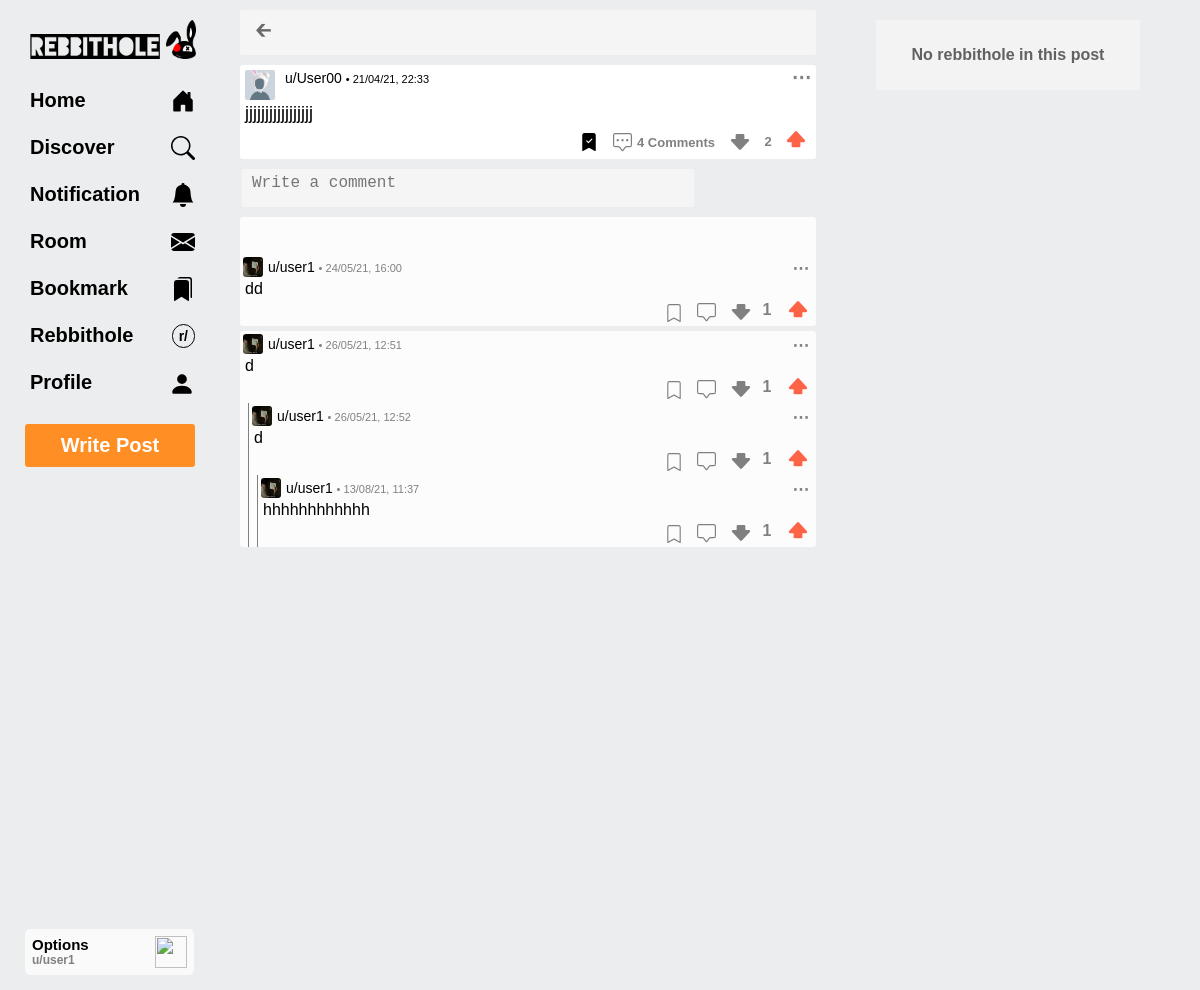
The app's page /post/11 (signed in) with its own data.
### accounts/models.py (models this page shows, shortened)
class User(AbstractUser):
    is_user = models.BooleanField(default=False)
    is_moderator = models.BooleanField(default=False)
    name = models.CharField(max_length=50, null=True, blank=True)
    avatar = models.ImageField(upload_to="avatar/", default="avatar/avatar.jpeg", null=True, blank=True)
    bio = models.TextField(max_length=150, null=True, blank=True)
    url = models.URLField(max_length=100 ,null=True, blank=True)
    karma = models.IntegerField(default=1)
    is_email_verified = models.BooleanField(default=False)
    is_account_protected = models.BooleanField(default=False)
    is_account_verified = models.BooleanField(default=False)
    is_account_witheld = models.BooleanField(default=False)
    created_at = models.DateTimeField(editable=False)
    updated_at = models.DateTimeField()

### post/models.py (models this page shows, shortened)
class Post(models.Model):
    author = models.ForeignKey(User, on_delete=models.CASCADE, blank=True, null=True)
    title = models.CharField(max_length=300)
    text = models.CharField(max_length=3000, blank=True)
    flair = models.CharField(max_length=30, blank=True) #maybe don't add
    vote_count = models.IntegerField(default=1, blank=True)
    is_draft = models.BooleanField(default=False)
    is_archived = models.BooleanField(default=False) #maybe don't add
    created = models.DateTimeField(editable=False, blank=True)
    updated = models.DateTimeField(blank=True)

class Bookmark(models.Model):
    post = models.ForeignKey(Post, on_delete=models.CASCADE, null=True)
    comment = models.ForeignKey(Comment, on_delete=models.CASCADE, null=True)
    user = models.ForeignKey(User, on_delete=models.CASCADE)

class Comment(models.Model):
    post = models.ForeignKey(Post, on_delete=models.CASCADE, blank=True, null=True)
    reply = models.ForeignKey('self', on_delete=models.CASCADE, blank=True, null=True)
    author = models.ForeignKey(User, on_delete=models.CASCADE, blank=True)
    text = models.CharField(max_length=1500)
    vote_count = models.IntegerField(default=1, blank=True)
    created = models.DateTimeField(editable=False, blank=True)
    updated = models.DateTimeField(blank=True)

class Vote(models.Model):
    post = models.ForeignKey(Post, on_delete=models.CASCADE, null=True)
    comment = models.ForeignKey(Comment, on_delete=models.CASCADE, null=True)
    voter = models.ForeignKey(User, on_delete=models.CASCADE)
    upvote = models.BooleanField(default=False)
    downvote = models.BooleanField(default=False)

### accounts/decorators.py (the view)
    def wrapper_func(request, *args, **kwargs):
        if request.user.is_authenticated:
            return view_func(request, *args, **kwargs)
        else:
            return redirect("/login/")

### post/templates/post/post-view.html (shortened to what this page needs)
{% extends 'base.html' %}
{% load static %}
{% load uvar %}
{% block content %}
<div class="profile-nav-tab">
    <a href="{{request.META.HTTP_REFERER|escape}}" class="a-back">🡰</a>
</div>
<article>
    {% include 'post/post.html' %}
    <form method="POST" action="" id="comment-form" class="mt-10">
        {{comment_form.text}}
    </form>
    {% for comment in post.comment_set.all %}
        {% if not comment.reply %}
            {% include 'post/comment.html' %}
        {% endif %}
    {% empty %}
        <div class="oops no-comments-oops">😀 Wow, such empty</div>
    {% endfor %}
</article>
{% endblock %}
{% block top %}
    {% for rh in post.postrebbithole_set.all %}
        <div class="post-view-rh-profile title-fonts">
            <a href="{% url 'rebbithole' rh.rebbithole.rebbithole %}" class="post-view-rh-ar">
                <img src="{{rh.rebbithole.avatar.url}}" alt="avatar" class="post-view-rh-avatar">
                <div>
                    <div class="post-view-rh-username mt-5">
                        <span class="grey-font">r/</span>{{rh.rebbithole.rebbithole}}
                        {% if rh.rebbithole.nsfw %}
                            <span class="rebbithole-profile-nsfw" title="not safe for work">nsfw</span>
                        {% endif %}
                    </div>
                    <div class="post-view-rh-t">
                        {{rh.rebbithole.topic}}
                    </div>
                </div>
            </a>
            {% var 'flag' 0 %}
            {% for r in rh.rebbithole.member_set.all %}
                {% if r.member == request.user %}
                    {% var 'flag' 1 %}
                    <button type="button" class="join-rebbithole-button joined-rebbithole-button mt-10" rebbithole-id="{{rh.rebbithole.id}}">Joined</button>
                {% endif %}
            {% endfor %}
            {% if flag != 1 %}
                <button type="button" class="join-rebbithole-button mt-10" rebbithole-id="{{rh.rebbithole.id}}">Join</button>
            {% endif %}
            <span class="greyish-font mb-10">{{rh.rebbithole.member_set.all|length}}&nbsp;</span>{%if rh.rebbithole.member_set.all|length != 1 %}Members{% else %}Member{%endif%}
        </div>
    {% empty %}
    <div class="oops" style="margin: 20px 60px;">No rebbithole in this post</div>
    {% endfor %}
{% endblock %}

### post/templates/post/navbar.html (shortened to what this page needs)
{% load static %}
<nav>
    <div class="rebbithole-icon">
        <a href="{% url 'home-timeline' %}" class="href">
        <img src="{% static 'post/images/rebbithole.png' %}" alt="rebbithole" class="rebbithole-i">
        <img src="{% static 'post/images/rebbit.png' %}" alt="rebbit" class="rebbit-i">
        </a>
    </div>
    <section class="navbar">
        <a href="{% url 'home-timeline' %}">
            <div class="nav-item {{home}}">
                <span class="item-text">Home</span>
            </div>
        </a>
        <a href="{% url 'discover' %}">
            <div class="nav-item {{dis}}">
                <span class="item-text">Discover</span>
            </div>
        </a>
        <a href="{% url 'notification' %}">
            <div class="nav-item {{noti}}">
                <span class="item-text">Notification</span>
                <svg xmlns="http://www.w3.org/2000/svg" width="24" height="24" fill="currentColor" class="bi bi-bell-fill item-icon" viewBox="0 0 16 16">
                    <path d="M8 16a2 2 0 0 0 2-2H6a2 2 0 0 0 2 2zm.995-14.901a1 1 0 1 0-1.99 0A5.002 5.002 0 0 0 3 6c0 1.098-.5 6-2 7h14c-1.5-1-2-5.902-2-7 0-2.42-1.72-4.44-4.005-4.901z"/>
                </svg>
            </div>
        </a>
        <a href="{% url 'room' %}">
            <div class="nav-item {{mes}}">
                <span class="item-text">Room</span>
            </div>
        </a>
        <a href="{% url 'bookmarks' %}">
            <div class="nav-item {{bm}}">
            <span class="item-text">Bookmark</span>
            </div>
        </a>
        <a href="{% url 'rebbithole-nav' %}">
            <div class="nav-item {{rh}}">
                <span class="item-text">Rebbithole</span>
                <span class="item-icon item-icon-rh {{rhi}}">r/</span>
            </div>
        </a>
        <a href="{% url 'profile' %}">
            <div class="nav-item {{profile}}">
            <span class="item-text">Profile</span>
                <svg xmlns="http://www.w3.org/2000/svg" width="26" height="26" fill="currentColor" class="bi bi-person-fill item-icon" viewBox="0 0 16 16">
                    <path d="M3 14s-1 0-1-1 1-4 6-4 6 3 6 4-1 1-1 1H3zm5-6a3 3 0 1 0 0-6 3 3 0 0 0 0 6z"/>
                </svg>
            </div>
        </a>
        <input type="button" class="create-post-b" value="Write Post">
        <div class="profile-card">
            <img src="https://s2.svgbox.net/hero-solid.svg?ic=cog&color=000" class="profile-card-op" width="32" height="32">
            Options
            <div class="font-12 grey-font">u/{{request.user.username}}</div>
        </div>
    </section>
</nav>

### post/templates/post/post.html (shortened to what this page needs)
{% load uvar %}
{% now "Y-m-d" as today %}
<div class="post-view" id="{{post.id}}" post-id="{{post.id}}">
    <div class="post-head">
        <a href="{% url 'user-profile' post.author.username %}">
            <img src="{{post.author.avatar.url}}" alt="avatar" class="post-head-avatar">
        </a>
        <div class="post-head-text">
            <div>
                <a  {% if post.author == request.user %}
                        href="{% url 'profile' %}"
                    {% else %}
                        href="{% url 'user-profile' post.author.username %}"
                    {% endif %} class="post-head-username">u/{{post.author.username}}</a>
                <span class="time-stamp">
                    •
                    {% if post.created|date:"Y-m-d" == today %}
                        {{post.created|timesince|upto:','}} ago
                    {% else %}
                        {{ post.created|date:"d/m/y, H:i" }}
                    {% endif %}
                </span>
            </div>
        </div>
        <div class="post-head-options-dropdown">
            <span class="post-head-options">&#8943;</span>
        </div>
    </div>
    <div class="post-body">
        <a {% if not reply %} href="{% url 'post-view' post.id %}" {% endif %} class="post-body-title">
            <div>
                {{post.title}}
            </div>
        </a>
    </div>
    <div class="post-activity">
        <span class="post-activity-item post-activity-bookmark" post-id="{{post.id}}" bookmark="post" title="Bookmark Post">
        </span>
        <a {% if not reply %} href="{% url 'post-view' post.id %}" {% endif %} class="post-comment-href">
            <span class="post-activity-item post-activity-comment">
                {{post.comment_set.all|length}} Comments
            </span>
        </a>
        <span class="post-activity-item post-activity-vote">
            <svg    {% for dv in post.vote_set.all %}
                        {% if dv.voter == request.user %}
                            {% if dv.downvote == True %}
                                style="color:hsl(293, 70%, 46%);"
                            {% endif %}
                        {% endif %}
                    {% endfor %}
            post-id="{{post.id}}" title="Downvote Post" xmlns="http://www.w3.org/2000/svg" width="20" height="20" fill="currentColor" class="bi bi-shift-fill p-downvote" viewBox="0 0 16 16">
                <path d="M7.27 2.047a1 1 0 0 1 1.46 0l6.345 6.77c.6.638.146 1.683-.73 1.683H11.5v3a1 1 0 0 1-1 1h-5a1 1 0 0 1-1-1v-3H1.654C.78 10.5.326 9.455.924 8.816L7.27 2.047z"/>
            </svg>
            <span class="post-activity-vote-count" title="Vote Count">
                {{post.vote_count}}
            </span>
            <svg    {% for uv in post.vote_set.all %}
                        {% if uv.voter == request.user %}
                            {% if uv.upvote == True %}
                                style="color:hsl(9, 100%, 64%);"
                            {% endif %}
                        {% endif %}
                    {% endfor %}
            post-id="{{post.id}}" title="Upvote Post" xmlns="http://www.w3.org/2000/svg" width="20" height="20" fill="currentColor" class="bi bi-shift-fill p-upvote" viewBox="0 0 16 16">
                <path d="M7.27 2.047a1 1 0 0 1 1.46 0l6.345 6.77c.6.638.146 1.683-.73 1.683H11.5v3a1 1 0 0 1-1 1h-5a1 1 0 0 1-1-1v-3H1.654C.78 10.5.326 9.455.924 8.816L7.27 2.047z"/>
            </svg>
        </span>
    </div>
</div>

### post/templates/post/comment.html (shortened to what this page needs)
{% load uvar %}
{% now "Y-m-d" as today %}
<div class="comment-view" id="{{comment.id}}" comment-id="{{comment.id}}">
    <div class="comment-head">
        <a href="{% url 'user-profile' comment.author.username %}">
            <img src="{{comment.author.avatar.url}}" alt="avatar" class="comment-avatar">
        </a>
        <span class="comment-head-text">
            <a href="{% url 'user-profile' comment.author.username %}" class="comment-head-text-username">
                u/{{comment.author.username}}
            </a>
            <span class="time-stamp grey-font">
                •
                {% if comment.created|date:"Y-m-d" == today %}
                    {{comment.created|timesince|upto:','}} ago
                {% else %}
                    {{ comment.created|date:"d/m/y, H:i" }}
                {% endif %}
            </span>
        </span>
        <div class="comment-head-options-dropdown">
            <span class="comment-head-options">&#8943;</span>
        </div>
    </div>
    <a {% if bm or profile %} href="/post/{{comment.post.id}}/{{comment.id}}" {% endif %} class="comment-body-text">
        <div class="comment-body">
        {{comment.text}}
        </div>
    </a>
    {% if reply %}
        <div class="comment-activity">
            <span class="comment-activity-item comment-activity-bookmark" comment-id="{{comment.id}}" bookmark="comment" title="Bookmark Comment">
            </span>
            <span class="comment-activity-item comment-activity-comment" title="Reply to Comment">
                <svg xmlns="http://www.w3.org/2000/svg" width="19" height="19" fill="currentColor" class="bi bi-chat-square comment-comment" comment-id="{{comment.id}}" comment-author="{{comment.author.username}}" title="reply to comment" viewBox="0 0 16 16">
                    <path d="M14 1a1 1 0 0 1 1 1v8a1 1 0 0 1-1 1h-2.5a2 2 0 0 0-1.6.8L8 14.333 6.1 11.8a2 2 0 0 0-1.6-.8H2a1 1 0 0 1-1-1V2a1 1 0 0 1 1-1h12zM2 0a2 2 0 0 0-2 2v8a2 2 0 0 0 2 2h2.5a1 1 0 0 1 .8.4l1.9 2.533a1 1 0 0 0 1.6 0l1.9-2.533a1 1 0 0 1 .8-.4H14a2 2 0 0 0 2-2V2a2 2 0 0 0-2-2H2z"/>
                </svg>
            </span>
            <span class="comment-activity-item comment-activity-vote">
                <svg    {% for dv in comment.vote_set.all %}
                            {% if dv.voter == request.user %}
                                {% if dv.downvote == True %}
                                    style="color:hsl(293, 70%, 46%);"
                                {% endif %}
                            {% endif %}
                        {% endfor %}
                    comment-id="{{comment.id}}" title="Downvote Comment" xmlns="http://www.w3.org/2000/svg" width="20" height="20" fill="currentColor" class="bi bi-shift-fill comment-downvote" viewBox="0 0 16 16">
                    <path d="M7.27 2.047a1 1 0 0 1 1.46 0l6.345 6.77c.6.638.146 1.683-.73 1.683H11.5v3a1 1 0 0 1-1 1h-5a1 1 0 0 1-1-1v-3H1.654C.78 10.5.326 9.455.924 8.816L7.27 2.047z"/>
                </svg>
                <span class="comment-activity-vote-count" title="Vote Count">
                {{comment.vote_count}}
                </span>
                <svg    {% for uv in comment.vote_set.all %}
                            {% if uv.voter == request.user %}
                                {% if uv.upvote == True %}
                                    style="color:hsl(9, 100%, 64%);"
                                {% endif %}
                            {% endif %}
                        {% endfor %}
                    comment-id="{{comment.id}}" title="Upvote Comment" xmlns="http://www.w3.org/2000/svg" width="20" height="20" fill="currentColor" class="bi bi-shift-fill comment-upvote" viewBox="0 0 16 16">
                    <path d="M7.27 2.047a1 1 0 0 1 1.46 0l6.345 6.77c.6.638.146 1.683-.73 1.683H11.5v3a1 1 0 0 1-1 1h-5a1 1 0 0 1-1-1v-3H1.654C.78 10.5.326 9.455.924 8.816L7.27 2.047z"/>
                </svg>
            </span>
        </div>
    {% endif %}
    {% if reply %}
        {% for comment in comment.comment_set.all %}
            {% include 'post/comment.html' %}
        {% endfor %}
    {% endif %}
</div>

### records on screen
User: user.username "user1"
Post: author.avatar (placeholder picture), author.username "User00", created "21/04/21, 22:33", title "jjjjjjjjjjjjjjjjj", comment_set.all|length "4", vote_count "2"
Comment: author.avatar (picture), author.username "user1", created "24/05/21, 16:00", text "dd", vote_count "1"
Comment: author.avatar (picture), author.username "user1", created "26/05/21, 12:51", text "d", vote_count "1"
Comment: author.avatar (picture), author.username "user1", created "26/05/21, 12:52", text "d", vote_count "1"
Comment: author.avatar (picture), author.username "user1", created "13/08/21, 11:37", text "hhhhhhhhhhhh", vote_count "1"
